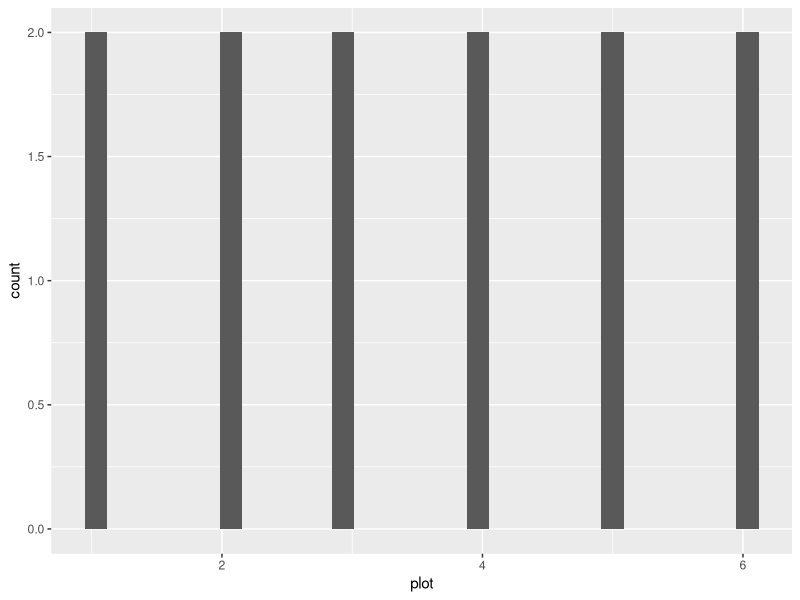
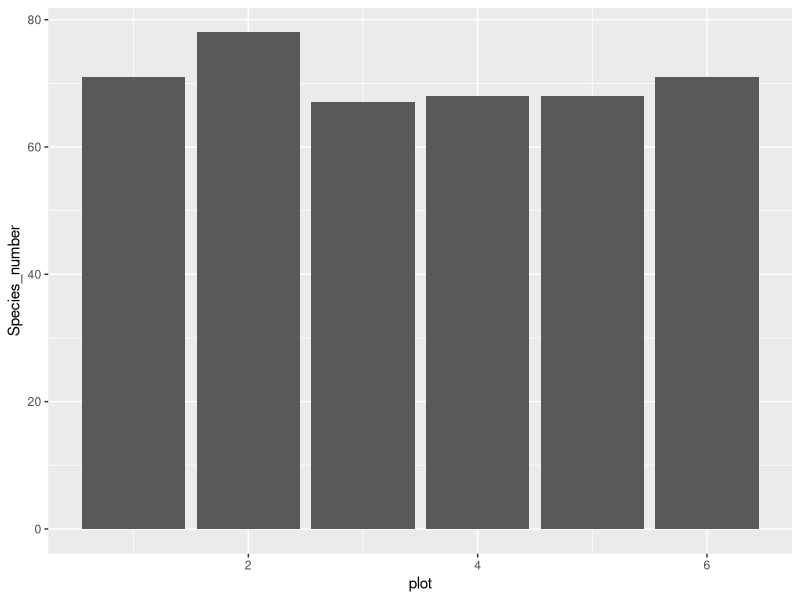
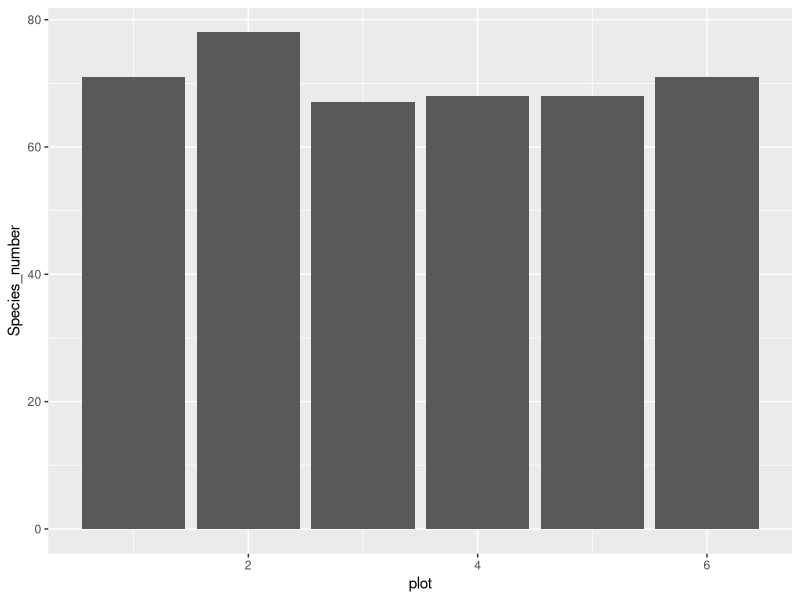
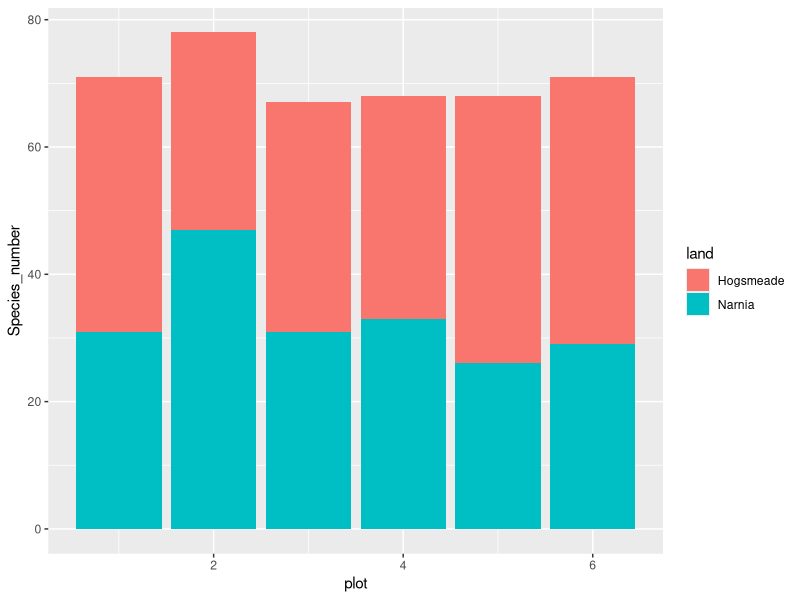
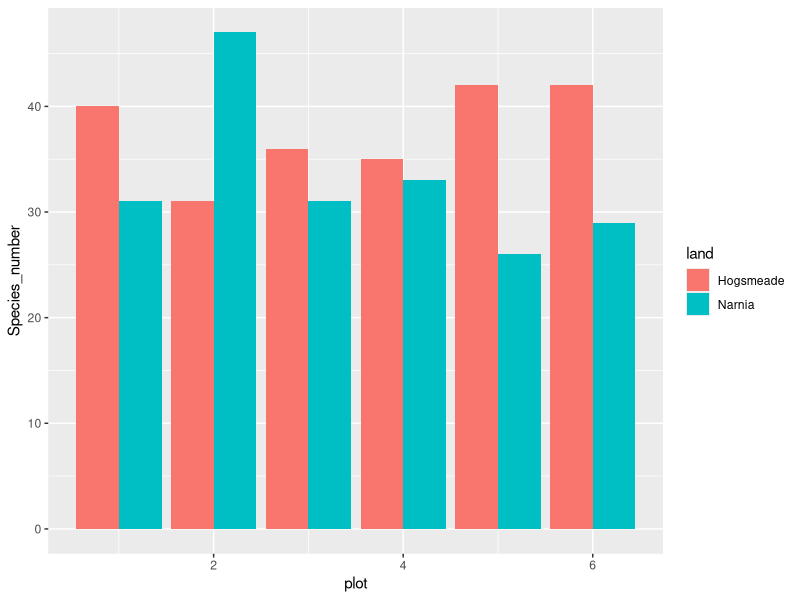
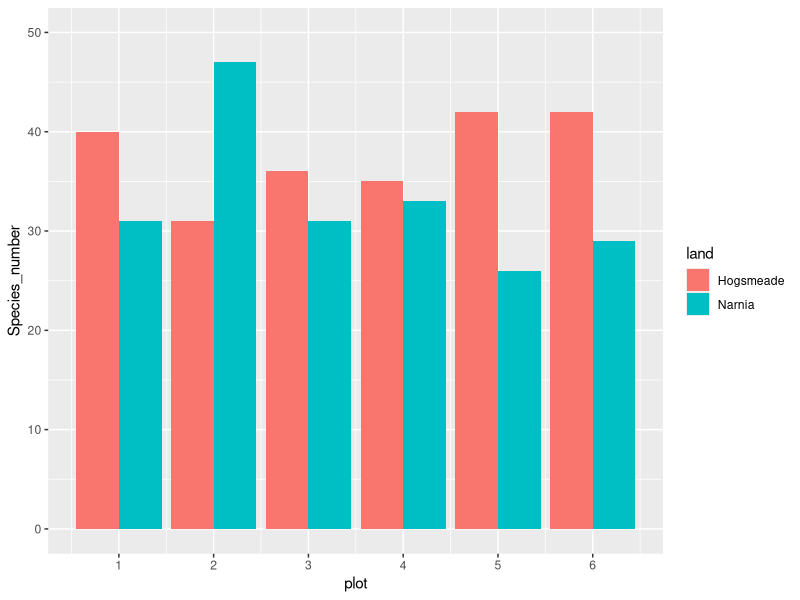
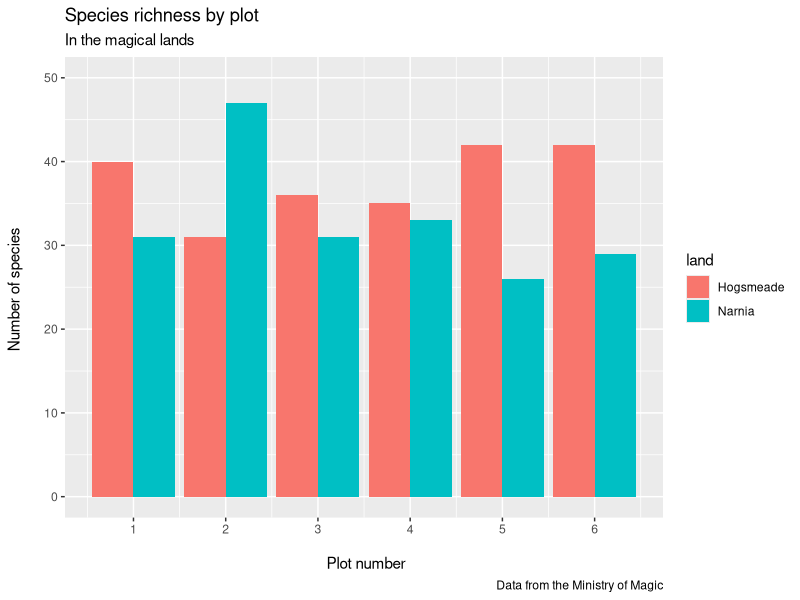
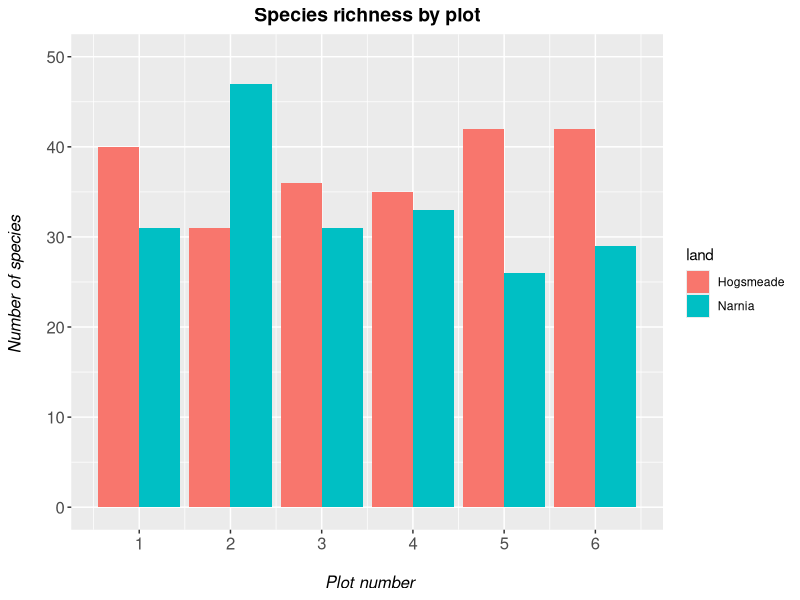

Generate these figures, in order, with R:
## Vegetation of magical lands
## Data visualisation tutorial
## YOUR NAME
## DATE
#
# Load libraries ----
library(dplyr)  # For data manipulation
library(ggplot2)  # For data visualisation

setwd("/Users/chungchenran/Documents/Google_Certificate/Coding_Club_R_Tutorial2/CC-10-DataVis2-master")  # Set working directory to the folder where you saved the data

# Read in data ----
magic_veg <- read.csv("magic_veg.csv")

str(magic_veg)

# land - the location within the land of magic (two possible lands: Narnia and Hogsmeade)
# plot - the plot number within each land
# year - the year the measurement was taken
# species - the species name (or code), Note that these are fake species!
# height - the imaginary canopy height at that point
# id - the id of each observation

species_counts <- magic_veg %>%
  group_by(land, plot) %>%
  summarise(Species_number = length(unique(species)))

(hist <- ggplot(species_counts, aes(x = plot)) +
    geom_histogram())

(hist <- ggplot(species_counts, aes(x = plot, y = Species_number)) +
    geom_histogram(stat = "identity"))

# Note: an equivalent alternative is to use geom_col (for column), which takes a y value and displays it
(col <- ggplot(species_counts, aes(x = plot, y = Species_number)) +
    geom_col()
)

(hist <- ggplot(species_counts, aes(x = plot, y = Species_number, fill = land)) +
    geom_histogram(stat = "identity"))

# Remember that any aesthetics that are a function of your data (like fill here) need to be INSIDE the aes() brackets.

(hist <- ggplot(species_counts, aes(x = plot, y = Species_number, fill = land)) +
    geom_histogram(stat = "identity", position = "dodge"))

(hist <- ggplot(species_counts, aes(x = plot, y = Species_number, fill = land)) +
    geom_histogram(stat = "identity", position = "dodge") + 
    scale_x_continuous(breaks = c(1,2,3,4,5,6)) + 
    scale_y_continuous(limits = c(0, 50)))

(hist <- ggplot(species_counts, aes(x = plot, y = Species_number, fill = land)) +
    geom_histogram(stat = "identity", position = "dodge") +
    scale_x_continuous(breaks = c(1,2,3,4,5,6)) + 
    scale_y_continuous(limits = c(0, 50)) +
    labs(title = "Species richness by plot", 
         subtitle = "In the magical lands",
         caption = "Data from the Ministry of Magic", 
         x = "\n Plot number", y = "Number of species \n"))     # \n adds space before x and after y axis text

(hist <- ggplot(species_counts, aes(x = plot, y = Species_number, fill = land)) +
    geom_histogram(stat = "identity", position = "dodge") +
    scale_x_continuous(breaks = c(1,2,3,4,5,6)) + 
    scale_y_continuous(limits = c(0, 50)) +
    labs(title = "Species richness by plot", 
         x = "\n Plot number", y = "Number of species \n") + 
    theme(axis.text = element_text(size = 12), 
          axis.title = element_text(size = 12, face = "italic"), 
          plot.title = element_text(size = 14, hjust = 0.5, face = "bold")))

(hist <- ggplot(species_counts, aes(x = plot, y = Species_number, fill = land)) +
    geom_histogram(stat = "identity", position = "dodge") + 
    scale_x_continuous(breaks = c(1,2,3,4,5,6)) + 
    scale_y_continuous(limits = c(0, 50)) +
    labs(title = "Species richness by plot", 
         x = "\n Plot number", y = "Number of species \n") + 
    theme_bw() +
    theme(panel.grid = element_blank(), 
          axis.text = element_text(size = 12), 
          axis.title = element_text(size = 12), 
          plot.title = element_text(size = 14, hjust = 0.5, face = "bold")))

(hist <- ggplot(species_counts, aes(x = plot, y = Species_number, fill = land)) +
    geom_histogram(stat = "identity", position = "dodge") + 
    scale_x_continuous(breaks = c(1,2,3,4,5,6)) + 
    scale_y_continuous(limits = c(0, 50)) +
    scale_fill_manual(values = c("rosybrown1", "#deebf7"),     # specifying the colours
                      name = "Land of Magic") +                # specifying title of legend
    labs(title = "Species richness by plot", 
         x = "\n Plot number", y = "Number of species \n") + 
    theme_bw() +
    theme(panel.grid = element_blank(), 
          axis.text = element_text(size = 12), 
          axis.title = element_text(size = 12), 
          plot.title = element_text(size = 14, hjust = 0.5, face = "bold"), 
          plot.margin = unit(c(0.5,0.5,0.5,0.5), units = , "cm"), 
          legend.title = element_text(face = "bold"),
          legend.position = "bottom", 
          legend.box.background = element_rect(color = "grey", size = 0.3)))

(hist <- ggplot(species_counts, aes(x = plot, y = Species_number, fill = land)) +
    geom_histogram(stat = "identity", position = "dodge") + 
    scale_x_continuous(breaks = c(1,2,3,4,5,6)) + 
    scale_y_continuous(limits = c(0, 50)) +
    scale_fill_manual(values = c("rosybrown1", "#deebf7"),           # specifying the colours
                      labels = c("HOGSMEADE", "NARNIA"),             # changing the site labels
                      name = "Land of Magic") +                      # defining legend title
    labs(title = "Species richness by plot", 
         x = "\n Plot number", y = "Number of species \n") + 
    theme_bw() +
    theme(panel.grid = element_blank(), 
          axis.text = element_text(size = 12), 
          axis.title = element_text(size = 12), 
          plot.title = element_text(size = 14, hjust = 0.5, face = "bold"), 
          plot.margin = unit(c(0.5,0.5,0.5,0.5), units = , "cm"), 
          legend.title = element_text(face = "bold"),
          legend.position = "bottom", 
          legend.box.background = element_rect(color = "grey", size = 0.3)))

ggsave("magical-sp-rich-hist.png", width = 7, height = 5, dpi = 300)

# Create vectors with land names and species counts
land <- factor(c("Narnia", "Hogsmeade", "Westeros", "The Shire", "Mordor", "Forbidden Forest", "Oz"))
counts <- as.numeric(c(55, 48, 37, 62, 11, 39, 51))

# Create the new data frame from the vectors
more_magic <- data.frame(land, counts)

# We'll need as many colours as there are factor levels
length(levels(more_magic$land))    # that's 7 levels 

# CREATE THE COLOUR PALETTE
magic.palette <- c("#698B69", "#5D478B", "#5C5C5C", "#CD6090", "#EEC900", "#5F9EA0", "#6CA6CD")    # defining 7 colours
names(magic.palette) <- levels(more_magic$land)                                                    # linking factor names to the colours

# Bar plot with all the factors

(hist <- ggplot(more_magic, aes(x = land, y = counts, fill = land)) +
    geom_histogram(stat = "identity", position = "dodge") + 
    scale_y_continuous(limits = c(0, 65)) +
    scale_fill_manual(values = magic.palette,                        # using our palette here
                      name = "Land of Magic") +                
    labs(title = "Species richness in magical lands", 
         x = "", y = "Number of species \n") + 
    theme_bw() +
    theme(panel.grid = element_blank(), 
          axis.text = element_text(size = 12), 
          axis.text.x = element_text(angle = 45, hjust = 1), 
          axis.title = element_text(size = 12), 
          plot.title = element_text(size = 14, hjust = 0.5, face = "bold"), 
          plot.margin = unit(c(0.5,0.5,0.5,0.5), units = , "cm"), 
          legend.title = element_text(face = "bold"),
          legend.position = "bottom", 
          legend.box.background = element_rect(color = "grey", size = 0.3)))


# See how consistent the colour scheme is if you drop some factors (using filter in the first line)

(hist <- ggplot(filter(more_magic, land %in% c("Hogsmeade", "Oz", "The Shire")), aes(x = land, y = counts, fill = land)) +
    geom_histogram(stat = "identity", position = "dodge") + 
    scale_y_continuous(limits = c(0, 65)) +
    scale_fill_manual(values = magic.palette,                       # using our palette ensures that colours with no corresponding factors are dropped
                      name = "Land of Magic") +                
    labs(title = "Species richness in magical lands", 
         x = "", y = "Number of species \n") + 
    theme_bw() +
    theme(panel.grid = element_blank(), 
          axis.text = element_text(size = 12), 
          axis.text.x = element_text(angle = 45, hjust = 1), 
          axis.title = element_text(size = 12), 
          plot.title = element_text(size = 14, hjust = 0.5, face = "bold"), 
          plot.margin = unit(c(0.5,0.5,0.5,0.5), units = , "cm"), 
          legend.title = element_text(face = "bold"),
          legend.position = "bottom", 
          legend.box.background = element_rect(color = "grey", size = 0.3)))

yearly_counts <- magic_veg %>%
  group_by(land, plot, year) %>%                             # We've added in year here
  summarise(Species_number = length(unique(species))) %>%
  ungroup() %>%
  mutate(plot = as.factor(plot))

(boxplot <- ggplot(yearly_counts, aes(plot, Species_number, fill = land)) +
    geom_boxplot())

(boxplot <- ggplot(yearly_counts, aes(x = plot, y = Species_number, fill = land)) +
    geom_boxplot() +
    scale_x_discrete(breaks = 1:6) +
    scale_fill_manual(values = c("rosybrown1", "#deebf7"),
                      breaks = c("Hogsmeade","Narnia"),
                      name="Land of magic",
                      labels=c("Hogsmeade", "Narnia")) +
    labs(title = "Species richness by plot", 
         x = "\n Plot number", y = "Number of species \n") + 
    theme_bw() + 
    theme() + 
    theme(panel.grid = element_blank(), 
          axis.text = element_text(size = 12), 
          axis.title = element_text(size = 12), 
          plot.title = element_text(size = 14, hjust = 0.5, face = "bold"), 
          plot.margin = unit(c(0.5,0.5,0.5,0.5), units = , "cm"), 
          legend.position = "bottom", 
          legend.box.background = element_rect(color = "grey", size = 0.3)))

# Saving the boxplot
ggsave("magical-sp-rich-boxplot1.png", width = 7, height = 5, dpi = 300)

# Create the summarised data
summary <- species_counts %>%  group_by(land) %>% summarise(mean = mean(Species_number),
                                                            sd = sd(Species_number))

# Make a dot plot
(dot <- ggplot(summary, aes(x = land, y = mean, colour = land)) +
    geom_errorbar(aes(ymin = mean - sd, ymax = mean + sd), width = 0.2) +
    geom_point(size = 3) + 
    scale_y_continuous(limits = c(0, 50)) +
    scale_colour_manual(values = c('#CD5C5C', '#6CA6CD'), 
                        labels = c('HOGSMEADE', 'NARNIA'), 
                        name = 'Land of Magic') +                   
    labs(title = 'Average species richness', 
         x = '', y = 'Number of species \n') + 
    theme_bw() +
    theme(panel.grid = element_blank(), 
          axis.text = element_text(size = 12), 
          axis.title = element_text(size = 12), 
          plot.title = element_text(size = 14, hjust = 0.5, face = 'bold'), 
          plot.margin = unit(c(0.5,0.5,0.5,0.5), units = , 'cm'), 
          legend.title = element_text(face = 'bold'),
          legend.position = 'bottom', 
          legend.box.background = element_rect(color = 'grey', size = 0.3)))

# Reordering the data
yearly_counts$land <- factor(yearly_counts$land, 
                             levels = c("Narnia", "Hogsmeade"),
                             labels = c("Narnia", "Hogsmeade"))

# Plotting the boxplot 
(boxplot <- ggplot(yearly_counts, aes(x = plot, y = Species_number, fill = land)) +
    geom_boxplot() +
    scale_x_discrete(breaks = 1:6) +
    scale_fill_manual(values = c("#deebf7", "rosybrown1"),
                      breaks = c("Narnia","Hogsmeade"),
                      name = "Land of magic",
                      labels = c("Narnia", "Hogsmeade")) +
    labs(title = "Species richness by plot", 
         x = "\n Plot number", y = "Number of species \n") + 
    theme_bw() + 
    theme() + 
    theme(panel.grid = element_blank(), 
          axis.text = element_text(size = 12), 
          axis.title = element_text(size = 12), 
          plot.title = element_text(size = 14, hjust = 0.5, face = "bold"), 
          plot.margin = unit(c(0.5,0.5,0.5,0.5), units = , "cm"), 
          legend.position = "bottom", 
          legend.box.background = element_rect(color = "grey", size = 0.3)))

# Reordering the data 
yearly_counts$plot <- factor(yearly_counts$plot, 
                             levels = c("6", "1", "2", "3", "4", "5"),
                             labels = c("6", "1", "2", "3", "4", "5"))

# Plotting the boxplot 
(boxplot2 <- ggplot(yearly_counts, aes(x = plot, y = Species_number, fill = land)) +
    geom_boxplot() +
    scale_x_discrete(breaks = 1:6) +
    scale_fill_manual(values = c("#deebf7", "rosybrown1"),
                      breaks = c("Narnia","Hogsmeade"),
                      name = "Land of magic",
                      labels = c("Narnia", "Hogsmeade")) +
    labs(title = "Species richness by plot", 
         x = "\n Plot number", y = "Number of species \n") + 
    theme_bw() + 
    theme() + 
    theme(panel.grid = element_blank(), 
          axis.text = element_text(size = 12), 
          axis.title = element_text(size = 12), 
          plot.title = element_text(size = 14, hjust = 0.5, face = "bold"), 
          plot.margin = unit(c(0.5,0.5,0.5,0.5), units = , "cm"), 
          legend.position = "bottom", 
          legend.box.background = element_rect(color = "grey", size = 0.3)))

heights <- magic_veg %>%
  filter(!is.na(height)) %>%                    # removing NA values
  group_by(year, land, plot, id) %>%
  summarise(Max_Height = max(height)) %>%       # Calculating max height
  ungroup() %>%                                 # Need to ungroup so that the pipe doesn't get confused
  group_by(year, land, plot) %>%
  summarise(Height = mean(Max_Height))          # Calculating mean max height

(basic_mm_scatter <- ggplot(heights, aes(year, Height, colour = land)) +
    geom_point() +
    theme_bw())

(basic_mm_scatter_line <- ggplot(heights, aes(year, Height, colour = land)) +
    geom_point() +
    theme_bw() +
    stat_smooth(method = "lm"))

(improved_mm_scat <- ggplot(heights, aes(year, Height, colour = land)) +
    geom_point() +
    theme_bw() +
    stat_smooth(method = "lm", formula = y ~ x + I(x^2)))

theme_coding <- function(){            # creating a new theme function
  theme_bw()+                          # using a predefined theme as a base
    theme(axis.text.x = element_text(size = 12, angle = 45, vjust = 1, hjust = 1),       # customising lots of things
          axis.text.y = element_text(size = 12),
          axis.title = element_text(size = 14),
          panel.grid = element_blank(),
          plot.margin = unit(c(0.5, 0.5, 0.5, 0.5), units = , "cm"),
          plot.title = element_text(size = 20, vjust = 1, hjust = 0.5),
          legend.text = element_text(size = 12, face = "italic"),
          legend.title = element_blank(),
          legend.position = c(0.9, 0.9))
}

# EXAMPLE 1: boxplot with all the theme elements specified

(boxplot <- ggplot(yearly_counts, aes(x = plot, y = Species_number, fill = land)) +
    geom_boxplot() +
    scale_x_discrete(breaks = 1:6) +
    scale_fill_manual(values = c("#deebf7", "rosybrown1"),
                      breaks = c("Narnia","Hogsmeade"),
                      name = "Land of magic",
                      labels = c("Narnia", "Hogsmeade")) +
    labs(title = "Species richness by plot", 
         x = "\n Plot number", y = "Number of species \n") + 
    theme_bw()+                          # using a predefined theme as a base
    theme(axis.text.x = element_text(size = 12, angle = 45, vjust = 1, hjust = 1),       # customising lots of things
          axis.text.y = element_text(size = 12),
          axis.title = element_text(size = 14),
          panel.grid = element_blank(),
          plot.margin = unit(c(0.5, 0.5, 0.5, 0.5), units = , "cm"),
          plot.title = element_text(size = 20, vjust = 1, hjust = 0.5),
          legend.text = element_text(size = 12, face = "italic"),
          legend.title = element_blank(),
          legend.position = c(0.9, 0.9))
)

# EXAMPLE 2: Using our custom theme to achieve the exact same thing

(boxplot <- ggplot(yearly_counts, aes(x = plot, y = Species_number, fill = land)) +
    geom_boxplot() +
    scale_x_discrete(breaks = 1:6) +
    scale_fill_manual(values = c("#deebf7", "rosybrown1"),
                      breaks = c("Narnia","Hogsmeade"),
                      name = "Land of magic",
                      labels = c("Narnia", "Hogsmeade")) +
    labs(title = "Species richness by plot", 
         x = "\n Plot number", y = "Number of species \n") + 
    theme_coding()                      # short and sweeeeet!
)


# And if you need to change some elements (like the legend that encroaches on the graph here), you can simply overwrite:

(boxplot <- ggplot(yearly_counts, aes(x = plot, y = Species_number, fill = land)) +
    geom_boxplot() +
    scale_x_discrete(breaks = 1:6) +
    scale_fill_manual(values = c("#deebf7", "rosybrown1"),
                      breaks = c("Narnia","Hogsmeade"),
                      name = "Land of magic",
                      labels = c("Narnia", "Hogsmeade")) +
    labs(title = "Species richness by plot", 
         x = "\n Plot number", y = "Number of species \n") + 
    theme_coding() +                      # this contains legend.position = c(0.9, 0.9)
    theme(legend.position = "right")      # this overwrites the previous legend position setting
)

# Challenge
# We’ll give you percentage of species that are endemic for our extended range
# of magical lands, and you will have to plot the species richness as a bar plot,
# coloured not by land this time, but with a shade representing the % of endemism.
# ( Hint: we mention this in one of our info boxes.)

# scale_colour_gradient(), scale_fill_gradient()

# Add % of endemic species to the data frame
more_magic <- more_magic %>% mutate(endemic = c(0.54, 0.32, 0.66, 0.80, 0.14, 0.24, 0.39))

# CREATE THE COLOUR PALETTE
# magic.palette <- c("#698B69", "#5D478B", "#5C5C5C", "#CD6090", "#EEC900", "#5F9EA0", "#6CA6CD")    # defining 7 colours
names(magic.palette) <- levels(more_magic$endemic)

# Bar plot with all the factors

(hist <- ggplot(more_magic, aes(x = land, y = counts, fill = endemic)) +
    geom_histogram(stat = "identity") + 
    scale_y_continuous(limits = c(0, 65)) +
    #scale_fill_manual(values = magic.palette,                        # using our palette here
    #                  name = "Land of Magic") +                
    scale_fill_gradient(low = "yellow", high = "red", name = 'Endemism % \n') +
    labs(title = "Species richness in magical lands", 
         x = "", y = "Number of species \n") + 
    theme_bw() +
    theme(panel.grid = element_blank(), 
          axis.text = element_text(size = 12), 
          axis.text.x = element_text(angle = 45, hjust = 1), 
          axis.title = element_text(size = 12), 
          plot.title = element_text(size = 14, hjust = 0.5, face = "bold"), 
          plot.margin = unit(c(0.5,0.5,0.5,0.5), units = , "cm"), 
          legend.title = element_text(face = "bold"),
          legend.position = "bottom", 
          legend.box.background = element_rect(color = "grey", size = 0.3)))

# challenge solution

# Creating the bar plot 

(endemic <- ggplot(more_magic, aes(x = land, y = counts, fill = endemic)) +   # colour coding by % endemic species
    geom_histogram(stat = 'identity') +
    scale_fill_gradient(low = '#87CEEB', high = '#4A708B',                     # creating gradient from pale to dark blue
                        name = 'Endemism % \n') +                              # setting legend title
    labs(x = 'Magical Land', y = 'Species richness \n', 
         title = 'Species richness and endemism in magical worlds') +               # setting axes and main titles
    theme_coding() +
    theme(legend.position = 'right',                     # changing the legend position
          legend.title = element_text(size = 12),        # adding the legend title back
          plot.title = element_text(size = 14))           # reducing size of main title
)

# Reordering factor levels of land by % endemism (directly within aes() with reorder function)

(endemic <- ggplot(more_magic, aes(x = reorder(land, endemic), y = counts, fill = endemic)) +
    geom_histogram(stat = 'identity') +
    scale_fill_gradient(low = '#87CEEB', high = '#4A708B',                     # creating gradient from pale to dark blue
                        name = 'Endemism % \n') +                              # setting legend title
    labs(x = 'Magical Land', y = 'Species richness \n', 
         title = 'Species richness and endemism in magical worlds') +               # setting axes and main titles
    theme_coding() +
    theme(legend.position = 'right',                     # changing the legend position
          legend.title = element_text(size = 12),        # adding the legend title back
          plot.title = element_text(size = 14))           # reducing size of main title
)

# going through examples of gradient color scales
set.seed(1)
df <- data.frame(
  x = runif(100),
  y = runif(100),
  z1 = rnorm(100),
  z2 = abs(rnorm(100))
)

df_na <- data.frame(
  value = seq(1, 20),
  x = runif(20),
  y = runif(20),
  z1 = c(rep(NA, 10), rnorm(10))
)

# Default colour scale colours from light blue to dark blue
ggplot(df, aes(x, y)) +
  geom_point(aes(colour = z2))

# For diverging colour scales use gradient2
ggplot(df, aes(x, y)) +
  geom_point(aes(colour = z1)) +
  scale_colour_gradient2()

# Use your own colour scale with gradientn
ggplot(df, aes(x, y)) +
  geom_point(aes(colour = z1)) +
  scale_colour_gradientn(colours = terrain.colors(10))

# Equivalent fill scales do the same job for the fill aesthetic
ggplot(faithfuld, aes(waiting, eruptions)) +
  geom_raster(aes(fill = density)) +
  scale_fill_gradientn(colours = terrain.colors(10))

# Adjust colour choices with low and high
ggplot(df, aes(x, y)) +
  geom_point(aes(colour = z2)) +
  scale_colour_gradient(low = "white", high = "black")
# Avoid red-green colour contrasts because ~10% of men have difficulty
# seeing them

# Use `na.value = NA` to hide missing values but keep the original axis range
ggplot(df_na, aes(x = value, y)) +
  geom_bar(aes(fill = z1), stat = "identity") +
  scale_fill_gradient(low = "yellow", high = "red", na.value = NA)

ggplot(df_na, aes(x, y)) +
  geom_point(aes(colour = z1)) +
  scale_colour_gradient(low = "yellow", high = "red", na.value = NA)
